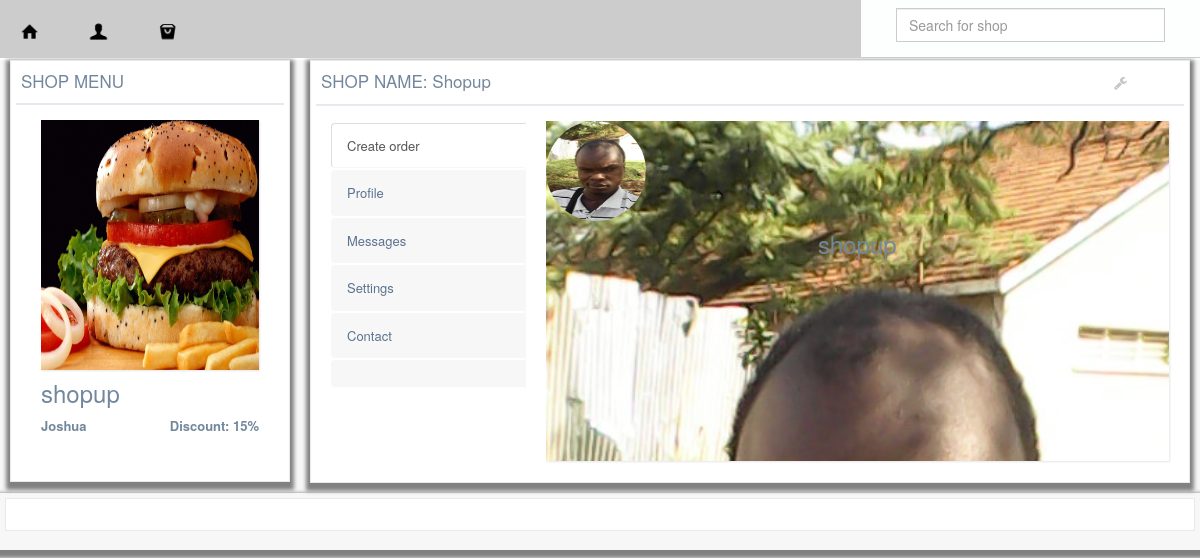
/foodlist.php?user=Joshua, run on the app's committed database.
### tables this page shows
CREATE TABLE `shops` (
  `shops_id` int(225) NOT NULL,
  `user_id` int(225) NOT NULL,
  `user_name` varchar(50) NOT NULL,
  `shopname` varchar(100) NOT NULL,
  `shopkey` varchar(50) NOT NULL,
  `typeofbusiness` varchar(50) NOT NULL,
  `phonenumber` int(20) NOT NULL,
  `idnumber` varchar(20) NOT NULL,
  `country` varchar(50) NOT NULL,
  `town` varchar(50) NOT NULL,
  `exactbusinesslocation` varchar(50) NOT NULL,
  `popularname` varchar(50) NOT NULL,
  `orderbutton` varchar(5) NOT NULL,
  `currency` varchar(20) NOT NULL,
  `premium` int(2) NOT NULL DEFAULT '0',
  `timecreated` timestamp NOT NULL DEFAULT CURRENT_TIMESTAMP
);

CREATE TABLE `users` (
  `user_id` int(11) NOT NULL,
  `user_name` varchar(15) NOT NULL,
  `user_email` varchar(40) NOT NULL,
  `user_pass` varchar(255) NOT NULL,
  `first_name` varchar(50) NOT NULL,
  `middle_name` varchar(50) NOT NULL,
  `last_name` varchar(50) NOT NULL,
  `gender` varchar(10) NOT NULL,
  `yearofbirth` int(5) NOT NULL,
  `userphonenumber` varchar(20) NOT NULL,
  `country` varchar(225) NOT NULL,
  `userlocation` varchar(225) NOT NULL,
  `profileimage` varchar(50) NOT NULL,
  `joining_date` timestamp NOT NULL DEFAULT CURRENT_TIMESTAMP
);

### headersession.php (called while the page is built, shortened)
<?php
	require_once ("database/class.user.php");
	$auth_user = new USER();
?>

### database/class.user.php (called while the page is built, shortened)
<?php
class USER
{
	private $conn;
	public function __construct()
	{
		$database = new Database();
		$db = $database->dbConnection();
		$this->conn = $db;
    }
	public function runQuery($sql)
	{
		$stmt = $this->conn->prepare($sql);
		return $stmt;
	}
}
?>

### foodlist.php (the view, shortened to what this page needs)
<?php require_once 'header.php'; ?>
<?php require_once 'navigation.php'; ?>
<?php
    if(isset($_GET['user'])) {
    $user = $_GET['user'];
?>
<?php
    $stmt = $auth_user->runQuery("
        SELECT *
                        FROM    `users`
                        JOIN    `shops`
                        ON      `users`.`user_id`=`shops`.`user_id`
                        WHERE   `shops`.`user_name` = '$user'
                        ");
    $stmt->execute(array());
    $shops=$stmt->fetchAll(PDO::FETCH_OBJ);
    foreach ($shops as $shop) {
        ?>
    <div class="container body" style="margin-top:60px;">
      <div class="main_container">
<div class="right_col" role="main">
<div class="">
<div class="">
<div class="col-md-3 col-sm-3 col-xs-12" data-spy="affix" data-offset-top="205">
    <div class="x_panel" id="mypagecard" style="height:;">
        <div class="x_title">
            <h2>SHOP MENU  <small>Float left</small></h2>
            <div class="clearfix"></div>
        </div>
        <div class="x_content">
            <div class="col-md-12 col-sm-12" style="min-height:350px;">
                    <div class="tab-pane active col-md-12 col-sm-12">
                        <div class="image view view-first" style="height:250px;">
                            <img src="images/fast1.jpg" alt="image" style="height:100%;width:100%; display: block;"/>
                        </div>
                        <h3><?php echo $shop->shopname; ?></h3>
                                    <p><b><?php echo $shop->user_name; ?></b> <b style="float:right;">Discount: 15%</b></p>
                    </div>
            </div>
        </div>
    </div>
</div>
<div class="col-md-9 col-sm-9 col-xs-12">
    <div class="x_panel" id="mypagecard" style="height:;">
        <div class="x_title">
            <h2></i> SHOP NAME: Shopup <small>Float left</small></h2>
            <ul class="nav navbar-right panel_toolbox">
                <li class="dropdown">
                <a href="#" class="dropdown-toggle" data-toggle="dropdown" role="button" aria-expanded="false"><i class="fa fa-wrench"></i></a>
                </li>
            </ul>
            <div class="clearfix"></div>
        </div>
        <div class="x_content">
            <div class="col-sm-3 col-md-3 col-xs-12">
                <ul class="nav nav-tabs tabs-left">
                    <li class="active"><a href="#home" data-toggle="tab">Create order</a>
                    </li>
                    <li><a href="#profile" data-toggle="tab">Profile</a>
                    </li>
                    <li><a href="#messages" data-toggle="tab">Messages</a>
                    </li>
                    <li><a href="#settings" data-toggle="tab">Settings</a>
                    </li>
                    <li><a href="log-in.php?url=<?php echo base64_encode('contact/'.$shop->user_name); ?>" data-toggle="">Contact</a>
                    </li>
                    <li><a  data-toggle=""><?php require_once 'includes/body/forms/addtocycle.php'; ?></a>
                                                        </li>
                </ul>
            </div>
            <div class="col-sm-9 col-md-9 col-xs-12" style="height:350px;">
                    <div class="tab-content">
                        <div class="tab-pane active" id="home">
                            <div class="image view view-first" style="height:340px;width:auto;display: block;overflow:hidden;background:url('<?php echo $shop->profileimage; ?>') no-repeat;background-size:cover;">
                              <img src="<?php echo $shop->profileimage; ?>" alt="img"  style="height:100px;width:100px;border-radius:100px;"/>
                                    <h3><?php echo $shop->shopname; ?></h3>
                                </div>
                        </div>
                </div>
            </div>
        </div>
    </div>
</div>
<div class="right_col" role="main">
    <div class="">
        <div class="">
            <div class="col-md-12" id="mypagecard">
                <div class="x_panel">
                    <div class="x_content">
                    </div>
                </div>
            </div>
        </div>
    </div>
</div>
</div>
</div>
</div>
    </div>
         <?php
    }
?>
<?php
}
?>
  </body>
</html>

### css/mystyle.css (style rules this page uses)
a { text-decoration:none; list-style:none; }
ul li { list-style:none; text-decoration:none; }
p { text-align:justify; text-align:justify; }

### header.php (style rules this page uses)
#mypagecard { box-shadow:0px 4px 4px 4px grey;padding:5px; }

### data on the page
shops: shopname "shopup", user_name "Joshua", user.profileimage (picture)
